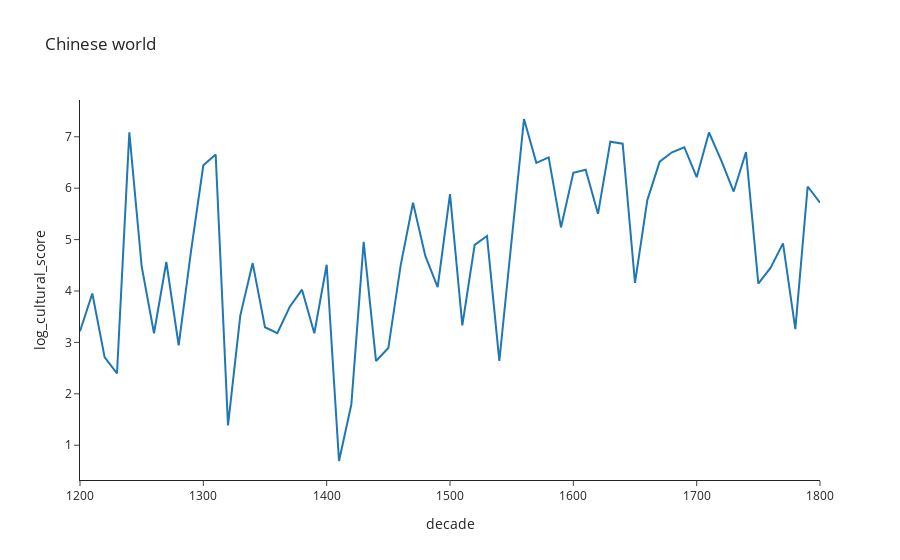

The notebook cell this image was saved under:
### Markdown cell above
#### Plot figure

### Code cell
region_name = 'Chinese world'
min_decade = 1200
max_decade = 1800

df_filter = df_trend[df_trend['region_name']==region_name]
df_filter = df_filter[(df_filter['decade']>=min_decade)&(df_filter['decade']<=max_decade)]
fig = px.line(df_filter, x = 'decade', y = 'log_cultural_score', template = 'simple_white', title = region_name)
fig

### Figure 1 — Plotly figure (JSON) as saved in the notebook; plotly's stock layout.template omitted (floating-point values rounded to 4 significant figures)
{"data": [{"hovertemplate": "decade=%{x}<br>log_cultural_score=%{y}<extra></extra>", "legendgroup": "", "line": {"color": "#1F77B4", "dash": "solid"}, "marker": {"symbol": "circle"}, "mode": "lines", "name": "", "orientation": "v", "showlegend": false, "type": "scatter", "x": [1200, 1210, 1220, 1230, 1240, 1250, 1260, 1270, 1280, 1290, 1300, 1310, 1320, 1330, 1340, 1350, 1360, 1370, 1380, 1390, 1400, 1410, 1420, 1430, 1440, 1450, 1460, 1470, 1480, 1490, 1500, 1510, 1520, 1530, 1540, 1550, 1560, 1570, 1580, 1590, 1600, 1610, 1620, 1630, 1640, 1650, 1660, 1670, 1680, 1690, 1700, 1710, 1720, 1730, 1740, 1750, 1760, 1770, 1780, 1790, 1800], "xaxis": "x", "y": [3.219, 3.951, 2.708, 2.398, 7.088, 4.477, 3.178, 4.564, 2.944, 4.771, 6.444, 6.654, 1.386, 3.526, 4.543, 3.296, 3.178, 3.689, 4.025, 3.178, 4.511, 0.6931, 1.792, 4.956, 2.639, 2.89, 4.5, 5.717, 4.682, 4.078, 5.886, 3.332, 4.898, 5.069, 2.639, 5.043, 7.346, 6.494, 6.599, 5.236, 6.301, 6.36, 5.501, 6.905, 6.866, 4.159, 5.768, 6.516, 6.698, 6.797, 6.215, 7.083, 6.535, 5.935, 6.702, 4.143, 4.454, 4.927, 3.258, 6.033, 5.717], "yaxis": "y"}], "layout": {"autosize": true, "legend": {"tracegroupgap": 0}, "title": {"text": "Chinese world"}, "xaxis": {"anchor": "y", "autorange": true, "domain": [0, 1], "range": [1200, 1800], "title": {"text": "decade"}, "type": "linear"}, "yaxis": {"anchor": "x", "autorange": true, "domain": [0, 1], "range": [0.3235, 7.716], "title": {"text": "log_cultural_score"}, "type": "linear"}}}
